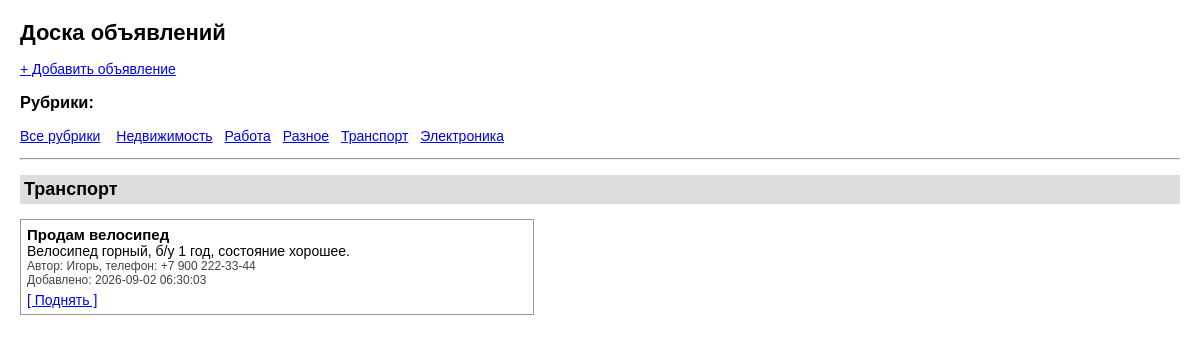
/index.php?rubrika=2, run on the app's committed database.
### tables this page shows
CREATE TABLE rubriki (
    id INT AUTO_INCREMENT PRIMARY KEY,
    nazvanie VARCHAR(100) NOT NULL
);

CREATE TABLE obyavleniya (
    id INT AUTO_INCREMENT PRIMARY KEY,
    id_rubriki INT NOT NULL,
    zagolovok VARCHAR(255) NOT NULL,
    opisanie TEXT NOT NULL,
    avtor VARCHAR(100) NOT NULL,
    telefon VARCHAR(50),
    data_dobavlen DATETIME NOT NULL DEFAULT CURRENT_TIMESTAMP,
    data_podnyatiya DATETIME DEFAULT NULL
);

### index.php (the view, shortened to what this page needs)
<?php
require "db.php";
$rubrika_vybrana = 0;
if (isset($_GET['rubrika'])) {
    $rubrika_vybrana = (int)$_GET['rubrika'];
}
?>
<!DOCTYPE html>
<html>
<head>
    <link rel="stylesheet" type="text/css" href="style.css">
</head>
<body>
<h1>Доска объявлений</h1>
<p>
    <a href="dobavit.php?rubrika=<?php echo $rubrika_vybrana; ?>">+ Добавить объявление</a>
</p>
<h3>Рубрики:</h3>
<ul class="menu-rubrik">
    <li><a href="index.php">Все рубрики</a></li>
    <?php
    $zapros_rubrik_menu = mysqli_query($soedinenie, "SELECT * FROM rubriki ORDER BY nazvanie");
    while ($odna_rubrika = mysqli_fetch_assoc($zapros_rubrik_menu)) {
        echo "<li><a href='index.php?rubrika=" . $odna_rubrika['id'] . "'>" . htmlspecialchars($odna_rubrika['nazvanie']) . "</a></li>";
    }
    ?>
</ul>
<hr>
<?php
$zapros_rubrik = mysqli_query($soedinenie, "SELECT * FROM rubriki ORDER BY nazvanie");
while ($odna_rubrika = mysqli_fetch_assoc($zapros_rubrik)) {
    $id_tekushey_rubriki = $odna_rubrika['id'];
    if ($rubrika_vybrana != 0 && $rubrika_vybrana != $id_tekushey_rubriki) {
        continue;
    }
    echo "<h2>" . htmlspecialchars($odna_rubrika['nazvanie']) . "</h2>";
    $sql_obyav = "SELECT * FROM obyavleniya WHERE id_rubriki = $id_tekushey_rubriki ORDER BY COALESCE(data_podnyatiya, data_dobavlen) DESC";
    $zapros_obyav = mysqli_query($soedinenie, $sql_obyav);
    while ($obyava = mysqli_fetch_assoc($zapros_obyav)) {
        echo "<div class='obyava'>";
        echo "<div class='obyava-zagolovok'>" . htmlspecialchars($obyava['zagolovok']) . "</div>";
        echo "<div>" . nl2br(htmlspecialchars($obyava['opisanie'])) . "</div>";
        echo "<div class='obyava-info'>Автор: " . htmlspecialchars($obyava['avtor']);
        if ($obyava['telefon'] != "") {
            echo ", телефон: " . htmlspecialchars($obyava['telefon']);
        }
        echo "</div>";
        echo "<div class='obyava-info'>Добавлено: " . $obyava['data_dobavlen'] . "</div>";
        $mozhno_podnyat = true;
        if ($mozhno_podnyat) {
            echo "<a class='knopka-podnyat' href='podnyat.php?id=" . $obyava['id'] . "'>[ Поднять ]</a>";
        } else {
            echo "<span class='seroe'>Уже поднимали недавно, попробуйте позже</span>";
        }
        echo "</div>";
    }
}
?>
</body>
</html>

### style.css (style rules this page uses)
body { font-family: Arial, sans-serif; font-size: 14px; margin: 20px; background-color: #ffffff; color: #000000; }
h1 { font-size: 22px; }
h2 { font-size: 18px; background-color: #dddddd; padding: 4px; }
a { color: #0000ee; }
.menu-rubrik { padding-left: 0; }
.menu-rubrik li { display: inline; margin-right: 12px; list-style: none; }
.obyava { border: 1px solid #999999; padding: 6px; margin-bottom: 12px; width: 500px; }
.obyava-zagolovok { font-weight: bold; font-size: 15px; }
.obyava-info { font-size: 12px; color: #444444; }
.knopka-podnyat { display: inline-block; margin-top: 5px; }

### data on the page
rubriki: nazvanie "Недвижимость"
rubriki: nazvanie "Работа"
rubriki: nazvanie "Разное"
rubriki: nazvanie "Транспорт"
rubriki: nazvanie "Электроника"
obyavleniya: zagolovok "Продам велосипед", opisanie "Велосипед горный, б/у 1 год, состояние хорошее.", avtor "Игорь", telefon "+7 900 222-33-44", data_dobavlen "2026-09-02 06:30:03"
